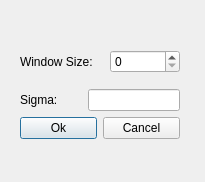
<?xml version="1.0" encoding="UTF-8"?>
<ui version="4.0">
 <class>InputDialog</class>
 <widget class="QDialog" name="InputDialog">
  <property name="geometry">
   <rect>
    <x>0</x>
    <y>0</y>
    <width>205</width>
    <height>182</height>
   </rect>
  </property>
  <property name="windowTitle">
   <string>Dialog</string>
  </property>
  <widget class="QWidget" name="layoutWidget">
   <property name="geometry">
    <rect>
     <x>20</x>
     <y>50</y>
     <width>160</width>
     <height>89</height>
    </rect>
   </property>
   <layout class="QVBoxLayout" name="verticalLayout">
    <item>
     <layout class="QHBoxLayout" name="horizontalLayout_2">
      <item>
       <widget class="QLabel" name="label">
        <property name="text">
         <string>Window Size:</string>
        </property>
       </widget>
      </item>
      <item>
       <widget class="QSpinBox" name="spinBox">
        <property name="minimumSize">
         <size>
          <width>70</width>
          <height>0</height>
         </size>
        </property>
        <property name="maximumSize">
         <size>
          <width>70</width>
          <height>16777215</height>
         </size>
        </property>
       </widget>
      </item>
     </layout>
    </item>
    <item>
     <spacer name="verticalSpacer">
      <property name="orientation">
       <enum>Qt::Vertical</enum>
      </property>
      <property name="sizeHint" stdset="0">
       <size>
        <width>100</width>
        <height>120</height>
       </size>
      </property>
     </spacer>
    </item>
    <item>
     <layout class="QHBoxLayout" name="horizontalLayout_3">
      <item>
       <widget class="QLabel" name="label_2">
        <property name="text">
         <string>Sigma:</string>
        </property>
       </widget>
      </item>
      <item>
       <spacer name="horizontalSpacer">
        <property name="orientation">
         <enum>Qt::Horizontal</enum>
        </property>
        <property name="sizeHint" stdset="0">
         <size>
          <width>40</width>
          <height>20</height>
         </size>
        </property>
       </spacer>
      </item>
      <item>
       <widget class="QLineEdit" name="lineEdit"/>
      </item>
     </layout>
    </item>
    <item>
     <layout class="QHBoxLayout" name="horizontalLayout">
      <item>
       <widget class="QPushButton" name="pushButton">
        <property name="text">
         <string>Ok</string>
        </property>
       </widget>
      </item>
      <item>
       <widget class="QPushButton" name="pushButton_2">
        <property name="text">
         <string>Cancel</string>
        </property>
       </widget>
      </item>
     </layout>
    </item>
   </layout>
  </widget>
 </widget>
 <resources/>
 <connections/>
</ui>
